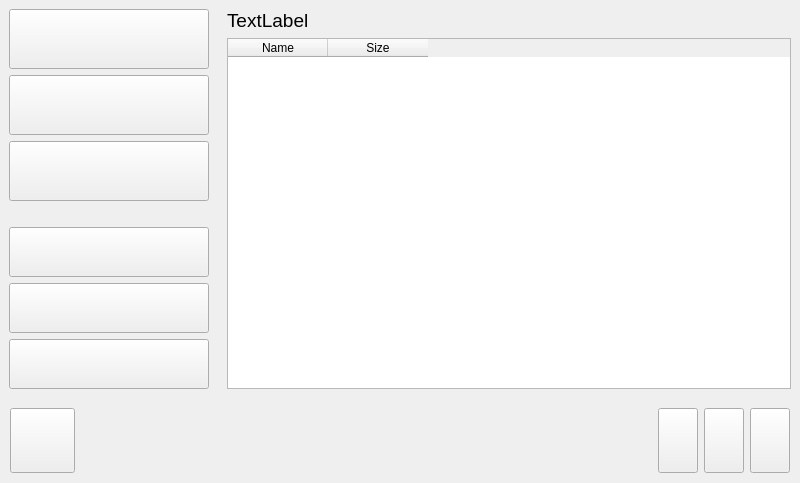
<?xml version="1.0" encoding="UTF-8"?>
<ui version="4.0">
 <class>PrintPage</class>
 <widget class="QWidget" name="PrintPage">
  <property name="geometry">
   <rect>
    <x>0</x>
    <y>0</y>
    <width>800</width>
    <height>448</height>
   </rect>
  </property>
  <property name="maximumSize">
   <size>
    <width>800</width>
    <height>448</height>
   </size>
  </property>
  <property name="windowTitle">
   <string>ControlWindow</string>
  </property>
  <layout class="QVBoxLayout" name="verticalLayout_7">
   <property name="spacing">
    <number>0</number>
   </property>
   <property name="leftMargin">
    <number>0</number>
   </property>
   <property name="topMargin">
    <number>0</number>
   </property>
   <property name="rightMargin">
    <number>0</number>
   </property>
   <property name="bottomMargin">
    <number>0</number>
   </property>
   <item>
    <layout class="QHBoxLayout" name="horizontalLayout">
     <property name="spacing">
      <number>0</number>
     </property>
     <item>
      <widget class="QWidget" name="LeftBar" native="true">
       <layout class="QVBoxLayout" name="verticalLayout_6">
        <property name="spacing">
         <number>6</number>
        </property>
        <property name="bottomMargin">
         <number>9</number>
        </property>
        <item>
         <widget class="QPushButton" name="pushbutton_SDtab">
          <property name="sizePolicy">
           <sizepolicy hsizetype="Preferred" vsizetype="Maximum">
            <horstretch>0</horstretch>
            <verstretch>0</verstretch>
           </sizepolicy>
          </property>
          <property name="minimumSize">
           <size>
            <width>160</width>
            <height>60</height>
           </size>
          </property>
          <property name="maximumSize">
           <size>
            <width>16777215</width>
            <height>16777215</height>
           </size>
          </property>
          <property name="text">
           <string/>
          </property>
          <property name="icon">
           <iconset resource="img.qrc">
            <normaloff>:/img/img/SD.png</normaloff>:/img/img/SD.png</iconset>
          </property>
          <property name="iconSize">
           <size>
            <width>160</width>
            <height>40</height>
           </size>
          </property>
         </widget>
        </item>
        <item>
         <widget class="QPushButton" name="pushbutton_USBtab">
          <property name="sizePolicy">
           <sizepolicy hsizetype="Preferred" vsizetype="Maximum">
            <horstretch>0</horstretch>
            <verstretch>0</verstretch>
           </sizepolicy>
          </property>
          <property name="minimumSize">
           <size>
            <width>160</width>
            <height>60</height>
           </size>
          </property>
          <property name="maximumSize">
           <size>
            <width>16777215</width>
            <height>16777215</height>
           </size>
          </property>
          <property name="text">
           <string/>
          </property>
          <property name="icon">
           <iconset resource="img.qrc">
            <normaloff>:/img/img/USB.png</normaloff>:/img/img/USB.png</iconset>
          </property>
          <property name="iconSize">
           <size>
            <width>160</width>
            <height>40</height>
           </size>
          </property>
         </widget>
        </item>
        <item>
         <widget class="QPushButton" name="pushbutton_Localtab">
          <property name="sizePolicy">
           <sizepolicy hsizetype="Preferred" vsizetype="Maximum">
            <horstretch>0</horstretch>
            <verstretch>0</verstretch>
           </sizepolicy>
          </property>
          <property name="minimumSize">
           <size>
            <width>160</width>
            <height>60</height>
           </size>
          </property>
          <property name="maximumSize">
           <size>
            <width>16777215</width>
            <height>16777215</height>
           </size>
          </property>
          <property name="text">
           <string/>
          </property>
          <property name="icon">
           <iconset resource="img.qrc">
            <normaloff>:/img/img/LOCAL.png</normaloff>:/img/img/LOCAL.png</iconset>
          </property>
          <property name="iconSize">
           <size>
            <width>160</width>
            <height>40</height>
           </size>
          </property>
         </widget>
        </item>
        <item>
         <spacer name="verticalSpacer">
          <property name="orientation">
           <enum>Qt::Vertical</enum>
          </property>
          <property name="sizeHint" stdset="0">
           <size>
            <width>20</width>
            <height>40</height>
           </size>
          </property>
         </spacer>
        </item>
        <item>
         <spacer name="horizontalSpacer_2">
          <property name="orientation">
           <enum>Qt::Horizontal</enum>
          </property>
          <property name="sizeType">
           <enum>QSizePolicy::Fixed</enum>
          </property>
          <property name="sizeHint" stdset="0">
           <size>
            <width>200</width>
            <height>20</height>
           </size>
          </property>
         </spacer>
        </item>
        <item>
         <widget class="QPushButton" name="pushbutton_folder_up">
          <property name="sizePolicy">
           <sizepolicy hsizetype="Preferred" vsizetype="Maximum">
            <horstretch>0</horstretch>
            <verstretch>0</verstretch>
           </sizepolicy>
          </property>
          <property name="minimumSize">
           <size>
            <width>160</width>
            <height>50</height>
           </size>
          </property>
          <property name="maximumSize">
           <size>
            <width>16777215</width>
            <height>16777215</height>
           </size>
          </property>
          <property name="text">
           <string/>
          </property>
          <property name="icon">
           <iconset resource="img.qrc">
            <normaloff>:/img/img/Up_one_folder.png</normaloff>:/img/img/Up_one_folder.png</iconset>
          </property>
          <property name="iconSize">
           <size>
            <width>160</width>
            <height>40</height>
           </size>
          </property>
         </widget>
        </item>
        <item>
         <widget class="QPushButton" name="pushbutton_folder_open">
          <property name="sizePolicy">
           <sizepolicy hsizetype="Preferred" vsizetype="Maximum">
            <horstretch>0</horstretch>
            <verstretch>0</verstretch>
           </sizepolicy>
          </property>
          <property name="minimumSize">
           <size>
            <width>160</width>
            <height>50</height>
           </size>
          </property>
          <property name="maximumSize">
           <size>
            <width>16777215</width>
            <height>16777215</height>
           </size>
          </property>
          <property name="text">
           <string/>
          </property>
          <property name="icon">
           <iconset resource="img.qrc">
            <normaloff>:/img/img/Open_folder.png</normaloff>:/img/img/Open_folder.png</iconset>
          </property>
          <property name="iconSize">
           <size>
            <width>160</width>
            <height>40</height>
           </size>
          </property>
         </widget>
        </item>
        <item>
         <widget class="QPushButton" name="pushbutton_scan_sd">
          <property name="sizePolicy">
           <sizepolicy hsizetype="Preferred" vsizetype="Maximum">
            <horstretch>0</horstretch>
            <verstretch>0</verstretch>
           </sizepolicy>
          </property>
          <property name="minimumSize">
           <size>
            <width>160</width>
            <height>50</height>
           </size>
          </property>
          <property name="maximumSize">
           <size>
            <width>16777215</width>
            <height>16777215</height>
           </size>
          </property>
          <property name="text">
           <string/>
          </property>
          <property name="icon">
           <iconset resource="img.qrc">
            <normaloff>:/img/img/Scan_2.png</normaloff>:/img/img/Scan_2.png</iconset>
          </property>
          <property name="iconSize">
           <size>
            <width>160</width>
            <height>40</height>
           </size>
          </property>
         </widget>
        </item>
       </layout>
      </widget>
     </item>
     <item>
      <widget class="QStackedWidget" name="stackedPrintingOptions">
       <property name="currentIndex">
        <number>2</number>
       </property>
       <widget class="QWidget" name="SD">
        <layout class="QVBoxLayout" name="verticalLayout_2">
         <item>
          <widget class="QLabel" name="sd_pathlabel">
           <property name="font">
            <font>
             <pointsize>14</pointsize>
            </font>
           </property>
           <property name="text">
            <string>Files on Viki SD Card</string>
           </property>
          </widget>
         </item>
         <item>
          <widget class="QTableWidget" name="SDFileList">
           <column>
            <property name="text">
             <string>Name</string>
            </property>
           </column>
           <column>
            <property name="text">
             <string>Size</string>
            </property>
           </column>
          </widget>
         </item>
        </layout>
       </widget>
       <widget class="QWidget" name="USB">
        <layout class="QVBoxLayout" name="verticalLayout_3">
         <item>
          <widget class="QLabel" name="usb_pathlabel">
           <property name="font">
            <font>
             <pointsize>14</pointsize>
            </font>
           </property>
           <property name="text">
            <string>TextLabel</string>
           </property>
          </widget>
         </item>
         <item>
          <widget class="QTableWidget" name="USBFileList">
           <column>
            <property name="text">
             <string>Name</string>
            </property>
           </column>
           <column>
            <property name="text">
             <string>Size</string>
            </property>
           </column>
          </widget>
         </item>
        </layout>
       </widget>
       <widget class="QWidget" name="Local">
        <layout class="QVBoxLayout" name="verticalLayout_4">
         <item>
          <widget class="QLabel" name="loc_pathlabel">
           <property name="font">
            <font>
             <pointsize>14</pointsize>
            </font>
           </property>
           <property name="text">
            <string>TextLabel</string>
           </property>
          </widget>
         </item>
         <item>
          <widget class="QTableWidget" name="LocalFileList">
           <column>
            <property name="text">
             <string>Name</string>
            </property>
           </column>
           <column>
            <property name="text">
             <string>Size</string>
            </property>
           </column>
          </widget>
         </item>
        </layout>
       </widget>
      </widget>
     </item>
    </layout>
   </item>
   <item>
    <widget class="QWidget" name="BottomBar" native="true">
     <layout class="QHBoxLayout" name="horizontalLayout_2">
      <property name="leftMargin">
       <number>10</number>
      </property>
      <property name="topMargin">
       <number>10</number>
      </property>
      <property name="rightMargin">
       <number>10</number>
      </property>
      <property name="bottomMargin">
       <number>10</number>
      </property>
      <item>
       <widget class="QPushButton" name="Back">
        <property name="sizePolicy">
         <sizepolicy hsizetype="Maximum" vsizetype="Maximum">
          <horstretch>0</horstretch>
          <verstretch>0</verstretch>
         </sizepolicy>
        </property>
        <property name="minimumSize">
         <size>
          <width>65</width>
          <height>65</height>
         </size>
        </property>
        <property name="maximumSize">
         <size>
          <width>16777215</width>
          <height>16777215</height>
         </size>
        </property>
        <property name="focusPolicy">
         <enum>Qt::NoFocus</enum>
        </property>
        <property name="text">
         <string/>
        </property>
        <property name="icon">
         <iconset resource="img.qrc">
          <normaloff>:/img/img/Small_arrow.png</normaloff>:/img/img/Small_arrow.png</iconset>
        </property>
        <property name="iconSize">
         <size>
          <width>55</width>
          <height>55</height>
         </size>
        </property>
       </widget>
      </item>
      <item>
       <spacer name="horizontalSpacer">
        <property name="orientation">
         <enum>Qt::Horizontal</enum>
        </property>
        <property name="sizeType">
         <enum>QSizePolicy::Expanding</enum>
        </property>
        <property name="sizeHint" stdset="0">
         <size>
          <width>282</width>
          <height>40</height>
         </size>
        </property>
       </spacer>
      </item>
      <item>
       <widget class="QPushButton" name="pushbutton_stop_print">
        <property name="sizePolicy">
         <sizepolicy hsizetype="Maximum" vsizetype="Maximum">
          <horstretch>0</horstretch>
          <verstretch>0</verstretch>
         </sizepolicy>
        </property>
        <property name="minimumSize">
         <size>
          <width>0</width>
          <height>65</height>
         </size>
        </property>
        <property name="maximumSize">
         <size>
          <width>16777215</width>
          <height>16777215</height>
         </size>
        </property>
        <property name="text">
         <string/>
        </property>
        <property name="icon">
         <iconset resource="img.qrc">
          <normaloff>:/img/img/Stop_Print.png</normaloff>:/img/img/Stop_Print.png</iconset>
        </property>
        <property name="iconSize">
         <size>
          <width>120</width>
          <height>60</height>
         </size>
        </property>
       </widget>
      </item>
      <item>
       <widget class="QPushButton" name="pushbutton_start_print">
        <property name="sizePolicy">
         <sizepolicy hsizetype="Maximum" vsizetype="Maximum">
          <horstretch>0</horstretch>
          <verstretch>0</verstretch>
         </sizepolicy>
        </property>
        <property name="minimumSize">
         <size>
          <width>0</width>
          <height>65</height>
         </size>
        </property>
        <property name="maximumSize">
         <size>
          <width>16777215</width>
          <height>16777215</height>
         </size>
        </property>
        <property name="text">
         <string/>
        </property>
        <property name="icon">
         <iconset resource="img.qrc">
          <normaloff>:/img/img/Start_Print.png</normaloff>:/img/img/Start_Print.png</iconset>
        </property>
        <property name="iconSize">
         <size>
          <width>120</width>
          <height>60</height>
         </size>
        </property>
       </widget>
      </item>
      <item>
       <widget class="QPushButton" name="pushbutton_active_print">
        <property name="sizePolicy">
         <sizepolicy hsizetype="Maximum" vsizetype="Maximum">
          <horstretch>0</horstretch>
          <verstretch>0</verstretch>
         </sizepolicy>
        </property>
        <property name="minimumSize">
         <size>
          <width>0</width>
          <height>65</height>
         </size>
        </property>
        <property name="maximumSize">
         <size>
          <width>16777215</width>
          <height>16777215</height>
         </size>
        </property>
        <property name="text">
         <string/>
        </property>
        <property name="icon">
         <iconset resource="img.qrc">
          <normaloff>:/img/img/Active_Print.png</normaloff>:/img/img/Active_Print.png</iconset>
        </property>
        <property name="iconSize">
         <size>
          <width>120</width>
          <height>60</height>
         </size>
        </property>
       </widget>
      </item>
     </layout>
    </widget>
   </item>
  </layout>
 </widget>
 <resources>
  <include location="img.qrc"/>
 </resources>
 <connections/>
</ui>
